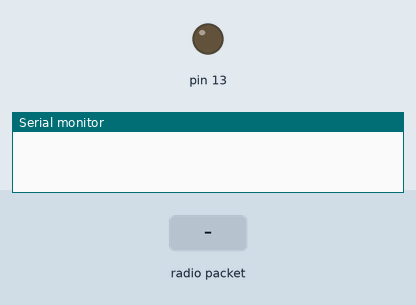
A sketch run on a simulated Arduino Uno, built with avr-gcc and run on an emulated ATmega328P. Parts: output pins drawn as LEDs (lit = HIGH), the last lines printed to the serial monitor. The test bench sets the inputs (shaded band). No radio packets arrive unless stated.

Above: at 1.2 s.
1.3 s: radio packet "1" arrives
At 2.4 s:
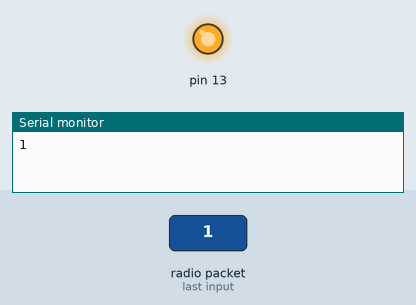
2.8 s: radio packet "2" arrives
At 3.6 s:
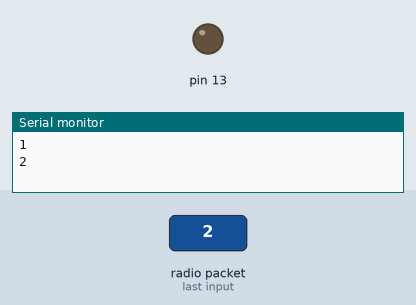
Timing chart, 0 to 5.8 s (numbered marks = the images above; inputs shaded):
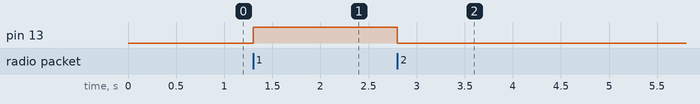

Measured:
- after the input at 1.3 s, pin 13: LOW → HIGH at once
- after the input at 2.8 s, pin 13: HIGH → LOW at once

The sketch:

rec1.ino
```cpp
#include<VirtualWire.h>

void setup()
{
  Serial.begin(9600);
vw_set_ptt_inverted(true); // Required for DR3100
vw_set_rx_pin(12);
vw_setup(4000); // Bits per sec
pinMode(13, OUTPUT);

vw_rx_start(); // Start the receiver PLL running
}

void loop()
{

uint8_t buf[VW_MAX_MESSAGE_LEN];
uint8_t buflen = VW_MAX_MESSAGE_LEN;

if (vw_get_message(buf, &buflen)) // Non-blocking
{
if(buf[0]=='1'){
Serial.println((char)buf[0]);

digitalWrite(13,1);
}
if(buf[0]=='2'){
  Serial.println((char)buf[0]);

digitalWrite(13,0);
}

}
}
```
